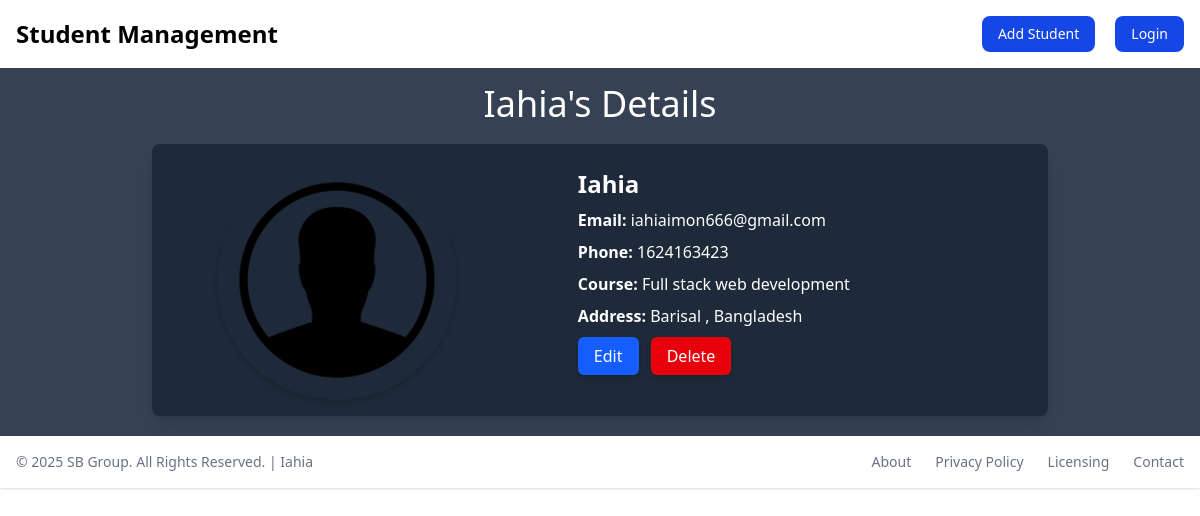
/studentdetails/1/ (signed in), run on the app's committed database.
### home/models.py (models this page shows, shortened)
class AddStudent(models.Model):
    name = models.CharField(max_length=100)
    email = models.EmailField(max_length=100)
    phone = models.IntegerField()
    address = models.CharField(max_length=150)
    course = models.CharField(max_length=100)
    image = models.ImageField(upload_to="Images/", default="Images/student.png", null=True, blank=True)
    created_at = models.DateTimeField(auto_now_add=True)
    updated_at = models.DateTimeField(auto_now=True)

### home/views.py (the view)
# urls.py: path('studentdetails/<int:id>/' , views.studentdetails , name = "studentdetails"),
@login_required
def studentdetails(request, id):
    if not request.user.is_authenticated:
        messages.error(request, "You have to login first to see student details.")
        return render(request, "home.html", {"students": AddStudent.objects.all()})
    student = AddStudent.objects.get(id=id)
    return render(request, "details.html", {"student": student})

### home/templates/details.html (shortened to what this page needs)
{% extends 'base.html' %}
{% block content %}
<div class="container mx-auto pt-4 px-4 pb-5">
    <h1 class="text-center mb-5 text-4xl text-bold text-white">{{ student.name }}'s Details</h1>
    <div class="max-w-4xl mx-auto shadow-lg rounded-lg overflow-hidden flex bg-gray-800 text-white gap-8">
        <div class="w-1/2 flex items-center justify-center p-4">
            <img class="w-60 h-60 rounded-full object-cover shadow-md" src="{{ student.image.url }}"
                alt="Student Image">
        </div>
        <div class="w-2/3 p-6">
            <h2 class="text-2xl font-semibold">{{ student.name }}</h2>
            <p class=" mt-2"><strong>Email:</strong> {{ student.email }}</p>
            <p class=" mt-2"><strong>Phone:</strong> {{ student.phone }}</p>
            <p class=" mt-2"><strong>Course:</strong> {{ student.course }}</p>
            <p class=" mt-2"><strong>Address:</strong> {{ student.address }}</p>
            <div class="mt-4">
                <a href="{% url 'editstudent' student.id %}"
                    class="bg-blue-600 text-white px-4 py-2 rounded-md shadow-md hover:bg-blue-700">Edit</a>
                <a href="{% url 'deletestudent' student.id %}"
                    class="bg-red-600 text-white px-4 py-2 rounded-md shadow-md hover:bg-red-700 ml-2">Delete</a>
            </div>
        </div>
    </div>
</div>
{% endblock %}

### data on the page
AddStudent: name "Iahia", image (picture), email "iahiaimon666@gmail.com", phone "1624163423", course "Full stack web development", address "Barisal , Bangladesh"
